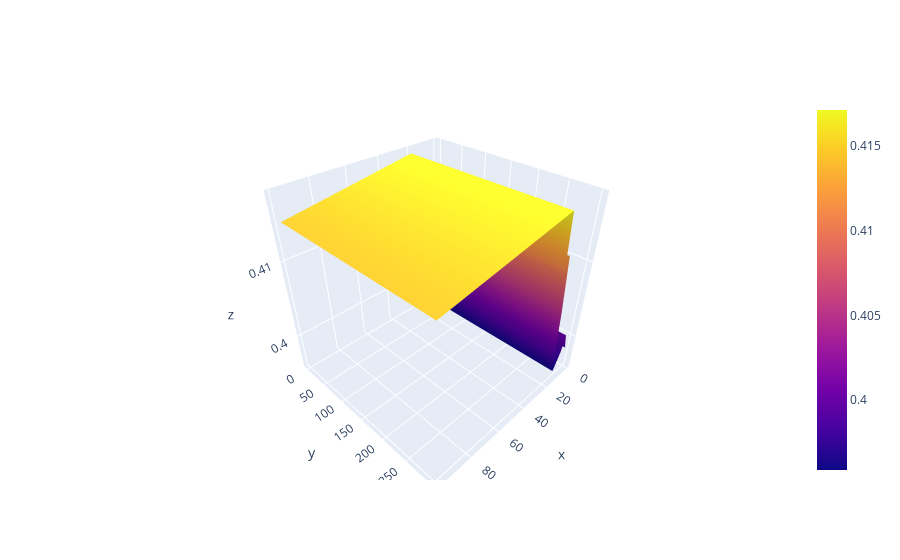

Write notebook code for a chart like this one.
### Code cell
pdp2 = interaction[2].pdp.pivot_table(
    values='preds', 
    columns=features[0], 
    index=features[1]    
    )[::-1]  

from pdpbox.pdp import pdp_interact, pdp_interact_plot
import plotly.graph_objs as go

surface2 = go.Surface(
    x=pdp2.columns,
    y=pdp2.index,
    z=pdp2.values
)

fig = go.Figure(surface2)
fig.show()

### Figure 1 — Plotly figure (JSON) as saved in the notebook; plotly's stock layout.template omitted (floating-point values rounded to 4 significant figures)
{"data": [{"type": "surface", "x": [1, 3, 5, 10, 11, 13, 16, 18, 20, 99], "y": [300, 0], "z": [[0.3983, 0.4004, 0.3982, 0.3959, 0.396, 0.4049, 0.4121, 0.4105, 0.4171, 0.4145], [0.3983, 0.4004, 0.3982, 0.3959, 0.396, 0.4049, 0.4121, 0.4105, 0.4171, 0.4145]]}], "layout": {}}
